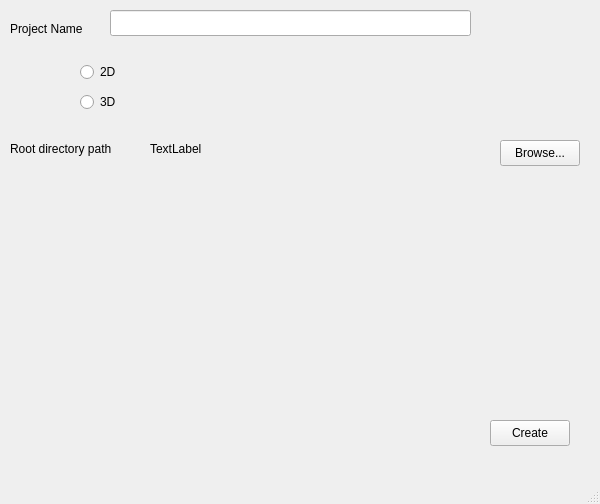
<?xml version="1.0" encoding="UTF-8"?>
<ui version="4.0">
 <class>CreateProjectWindow</class>
 <widget class="QMainWindow" name="CreateProjectWindow">
  <property name="geometry">
   <rect>
    <x>0</x>
    <y>0</y>
    <width>600</width>
    <height>504</height>
   </rect>
  </property>
  <property name="windowTitle">
   <string>MainWindow</string>
  </property>
  <widget class="QWidget" name="centralwidget">
   <widget class="QLabel" name="label">
    <property name="geometry">
     <rect>
      <x>10</x>
      <y>20</y>
      <width>101</width>
      <height>18</height>
     </rect>
    </property>
    <property name="text">
     <string>Project Name</string>
    </property>
   </widget>
   <widget class="QLineEdit" name="prNameEdit">
    <property name="geometry">
     <rect>
      <x>110</x>
      <y>10</y>
      <width>361</width>
      <height>26</height>
     </rect>
    </property>
   </widget>
   <widget class="QRadioButton" name="radioButton">
    <property name="geometry">
     <rect>
      <x>80</x>
      <y>60</y>
      <width>102</width>
      <height>24</height>
     </rect>
    </property>
    <property name="text">
     <string>2D</string>
    </property>
   </widget>
   <widget class="QRadioButton" name="radioButton_2">
    <property name="geometry">
     <rect>
      <x>80</x>
      <y>90</y>
      <width>102</width>
      <height>24</height>
     </rect>
    </property>
    <property name="text">
     <string>3D</string>
    </property>
   </widget>
   <widget class="QPushButton" name="prCreateBtn">
    <property name="geometry">
     <rect>
      <x>490</x>
      <y>420</y>
      <width>80</width>
      <height>26</height>
     </rect>
    </property>
    <property name="text">
     <string>Create</string>
    </property>
   </widget>
   <widget class="QPushButton" name="dirBrouseBtn">
    <property name="geometry">
     <rect>
      <x>500</x>
      <y>140</y>
      <width>80</width>
      <height>26</height>
     </rect>
    </property>
    <property name="text">
     <string>Browse...</string>
    </property>
   </widget>
   <widget class="QLabel" name="label_2">
    <property name="geometry">
     <rect>
      <x>10</x>
      <y>140</y>
      <width>151</width>
      <height>18</height>
     </rect>
    </property>
    <property name="text">
     <string>Root directory path</string>
    </property>
   </widget>
   <widget class="QLabel" name="rootPathField">
    <property name="geometry">
     <rect>
      <x>150</x>
      <y>140</y>
      <width>58</width>
      <height>18</height>
     </rect>
    </property>
    <property name="text">
     <string>TextLabel</string>
    </property>
   </widget>
  </widget>
  <widget class="QMenuBar" name="menubar">
   <property name="geometry">
    <rect>
     <x>0</x>
     <y>0</y>
     <width>600</width>
     <height>23</height>
    </rect>
   </property>
  </widget>
  <widget class="QStatusBar" name="statusbar"/>
 </widget>
 <resources/>
 <connections/>
</ui>
